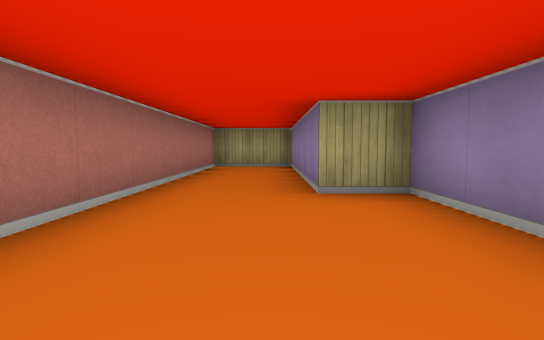
View 1 (above)

14 first-person views from a walk through a cub3D level. The camera is about half as high as the walls, tilts 4° down and sees 80° across. The floor is counted in squares. Each view is taken from the middle of a square. On the plan, view 1 faces up. The plan holds only what a view shows up to about 9 squares ahead; the rest is blank. The place goes on beyond the plan.

View 2
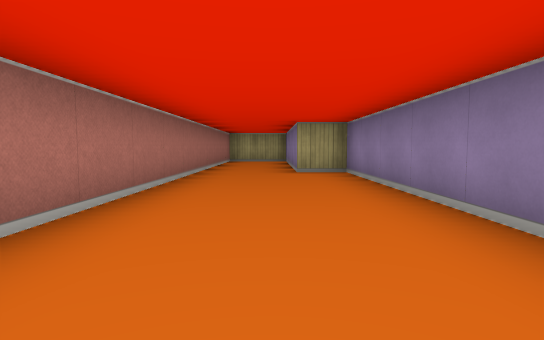

View 3
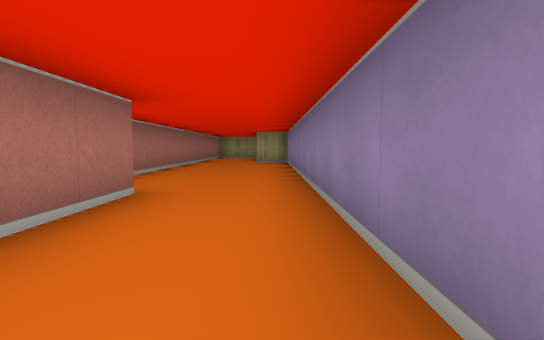

View 4
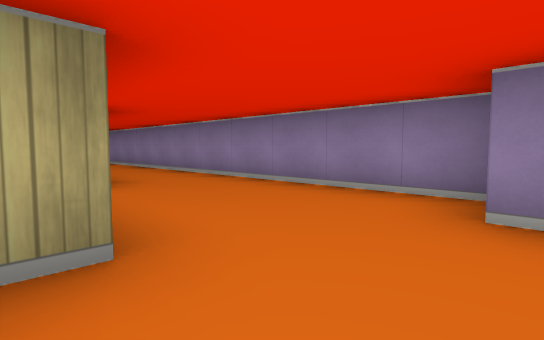

View 5
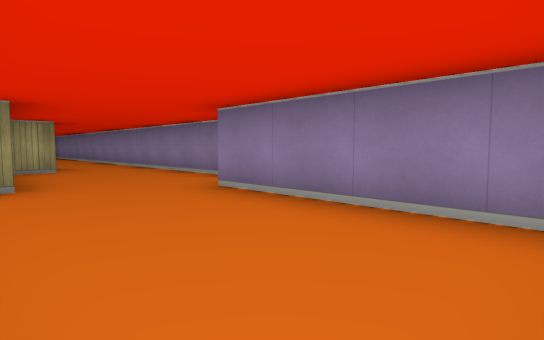

View 6
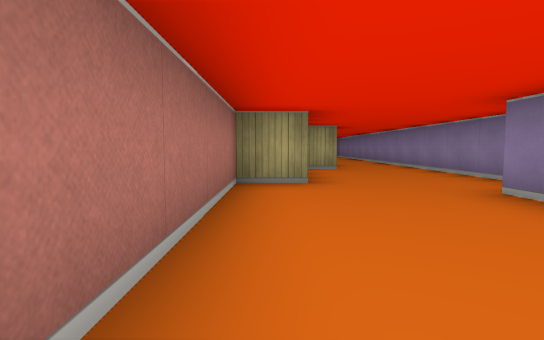

View 7
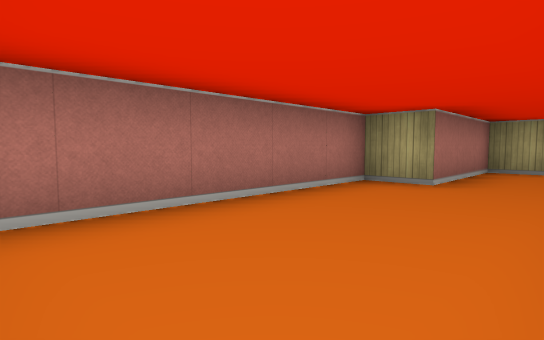

View 8
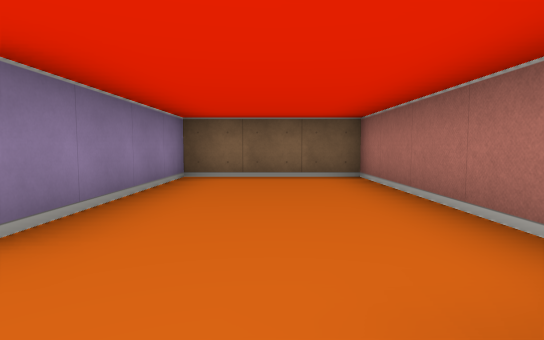

View 9
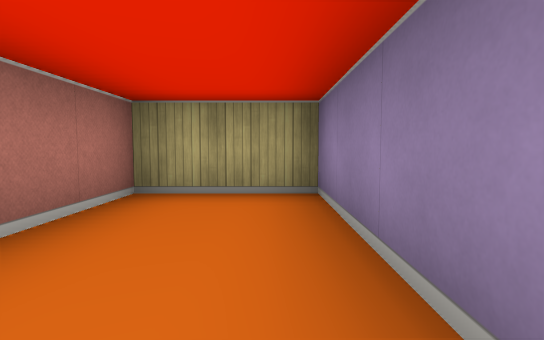

View 10
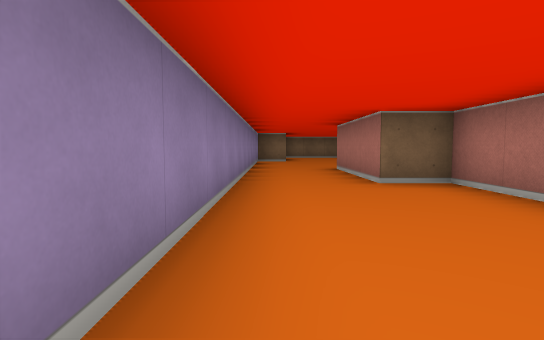

View 11
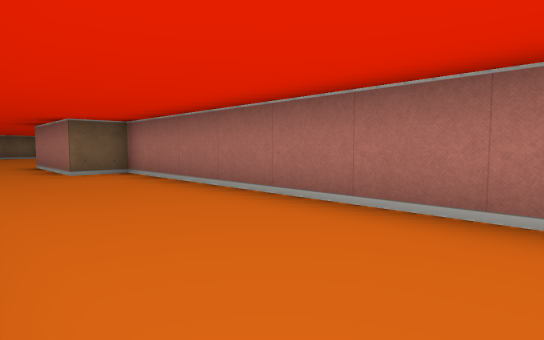

View 12
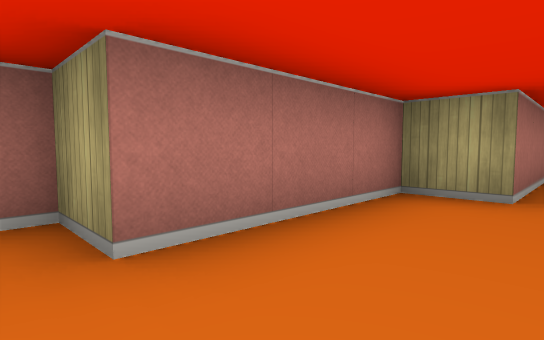

View 13
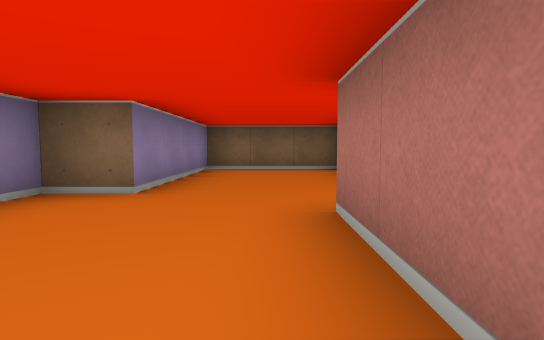

View 14
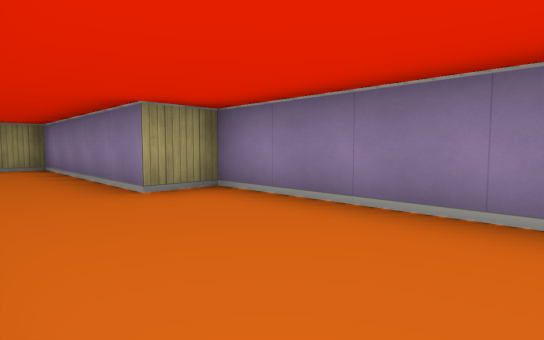

### Floor plan
Points are (right, up) in squares from view 1. A wall is a line through its corners. A room is listed if a view was taken in it or the views show most of it. See-through windows are left out.
Room 1 (views 1, 2, 3, 4, 5, 6, 7, 8, 9, 10, 11, 12, 13, 14)
walls: (-0.5, -3.5) (-0.5, -6.5) (-1.5, -6.5) (-1.5, -9.5) (-2.5, -9.5) (-2.5, -14.5) (0.5, -14.5) (0.5, -10.5) (1.5, -10.5) (1.5, 3.5) (0.5, 3.5) (0.5, 8.5) (-1.5, 8.5) (-1.5, -3.5) (-0.5, -3.5)

Where each view was taken, in squares from view 1:
view 1: 0 up, 0 right, facing up
view 2: 3 down, 0 right, facing up
view 3: 7 down, 1 right, facing up
view 4: 11 down, 2 left, facing up-right
view 5: 14 down, 2 left, facing up-right
view 6: 14 down, 2 left, facing up
view 7: 14 down, 0 right, facing up-left
view 8: 9 down, 1 left, facing down
view 9: 5 up, 0 right, facing up
view 10: 1 up, 1 right, facing down
view 11: 3 up, 1 right, facing down-left
view 12: 10 down, 0 right, facing up-left
view 13: 7 down, 1 left, facing down
view 14: 0 up, 1 left, facing up-right
